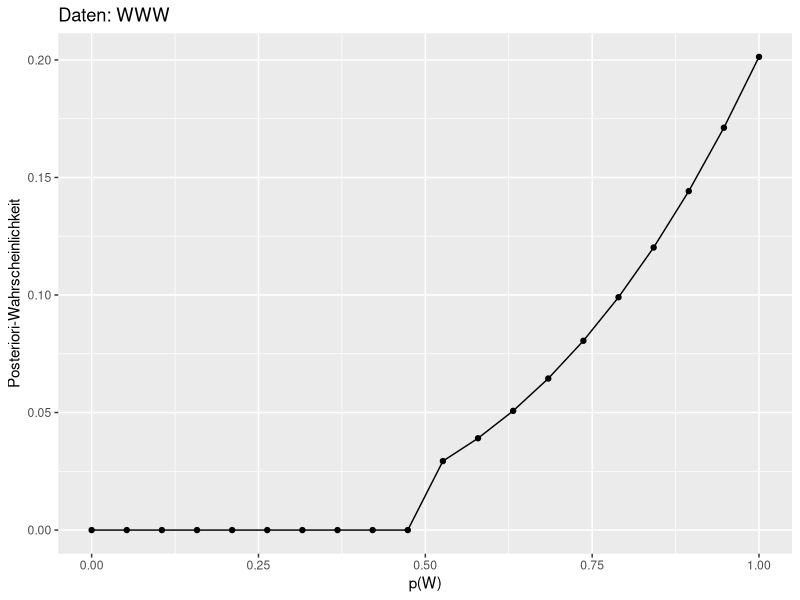
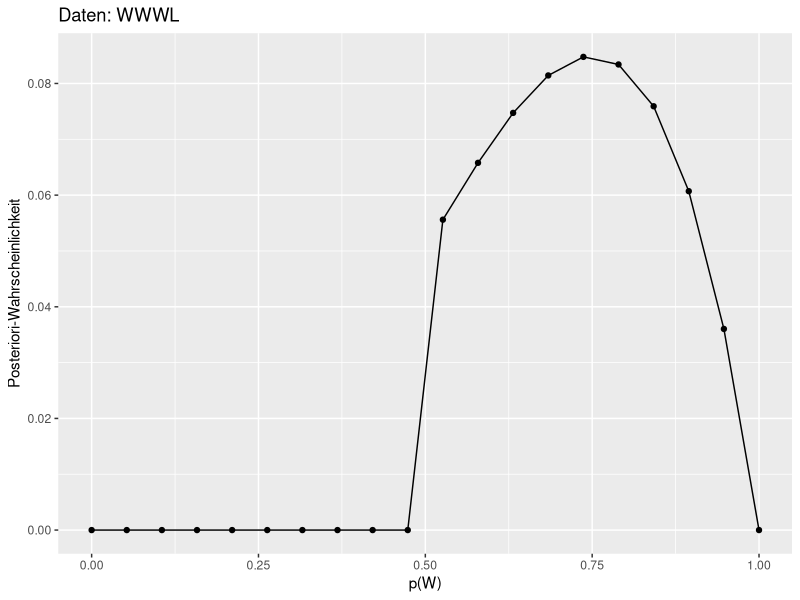
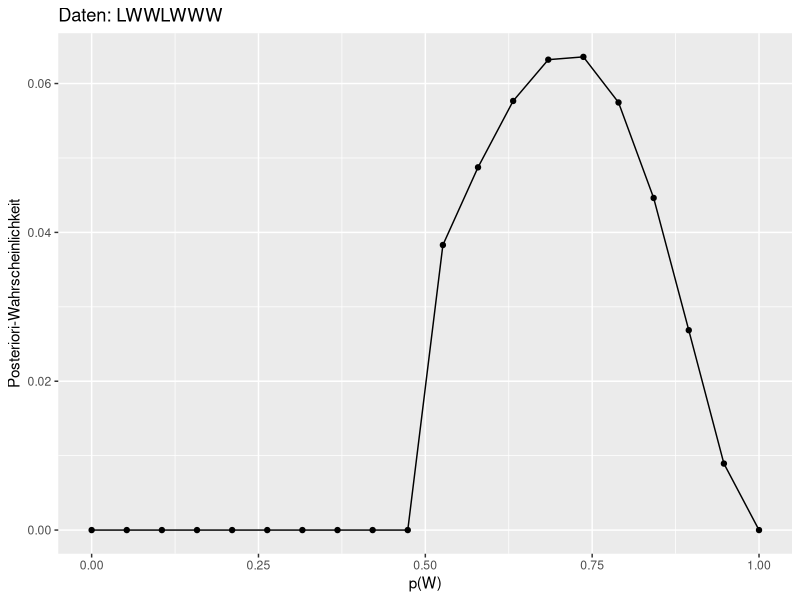
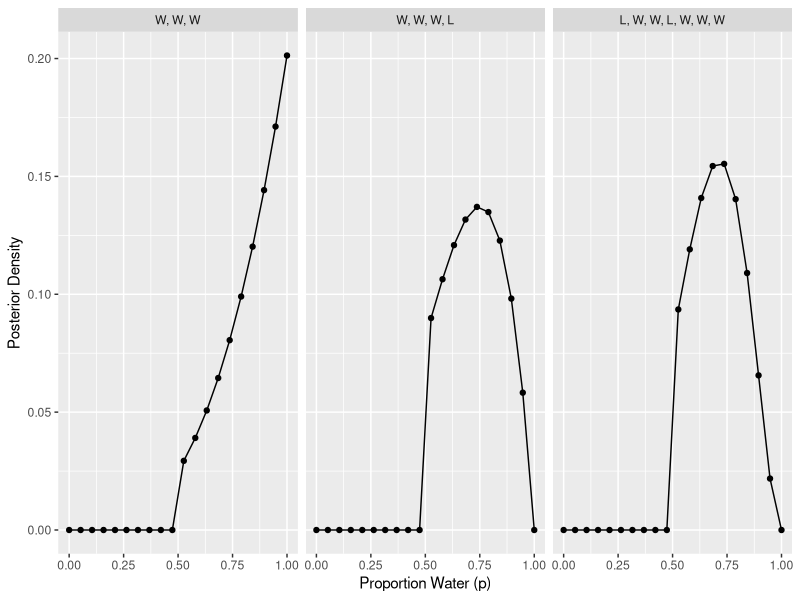

Write R code to recreate these figures, in order.
## ---- chunk 1
library(tidyverse)
## ---- chunk 2
knitr::opts_chunk$set(fig.pos = 'H',
                      fig.asp = 0.618,
                      fig.width = 4,
                      fig.cap = "", 
                      fig.path = "",
                      message = FALSE,
                      warning = FALSE,
                     # out.width = "100%",
                      cache = TRUE)
## ---- chunk 3
library(tidyverse)

dist <- 
  tibble(
    # Gridwerte bestimmen:
    p_grid = seq(from = 0, to = 1, length.out = 20),
    # Priori-Wskt bestimmen:
    prior  = case_when(
      p_grid < 0.5 ~ 0,
      p_grid >= 0.5 ~ 1)) %>%
  mutate(
    # Likelihood berechnen:
    likelihood_1 = dbinom(3, size = 3, prob = p_grid),
    likelihood_2 = dbinom(3, size = 4, prob = p_grid),
    likelihood_3 = dbinom(5, size = 7, prob = p_grid),
    # unstand. Posterior-Wskt:
    unstand_post_1 = likelihood_1 * prior,
    unstand_post_2 = likelihood_2 * prior,
    unstand_post_3 = likelihood_3 * prior,
    # stand. Post-Wskt:
    std_post_1 = unstand_post_1 / sum(unstand_post_1),
    std_post_2 = unstand_post_2 / sum(unstand_post_1),
    std_post_3 = unstand_post_3 / sum(unstand_post_1)
    ) 


## ---- chunk 4
ggplot(dist) +
  aes(x = p_grid, y= std_post_1) +
  geom_line()+
  geom_point() +
  labs(x = "p(W)",
       y = "Posteriori-Wahrscheinlichkeit",
       title = "Daten: WWW")


## ---- chunk 5
ggplot(dist) +
  aes(x = p_grid, y= std_post_2) +
  geom_line()+
  geom_point() +
  labs(x = "p(W)",
       y = "Posteriori-Wahrscheinlichkeit",
       title = "Daten: WWWL")


## ---- chunk 6
ggplot(dist) +
  aes(x = p_grid, y= std_post_3) +
  geom_line()+
  geom_point() +
  labs(x = "p(W)",
       y = "Posteriori-Wahrscheinlichkeit",
       title = "Daten: LWWLWWW")
## ---- chunk 7
dist <- tibble(p_grid = seq(from = 0, to = 1, length.out = 20)) %>%
  mutate(prior = case_when(
    p_grid < 0.5 ~ 0L,
    TRUE ~ 1L),
    likelihood_1 = dbinom(3, size = 3, prob = p_grid),
    likelihood_2 = dbinom(3, size = 4, prob = p_grid),
    likelihood_3 = dbinom(5, size = 7, prob = p_grid),
    across(starts_with("likelihood"), ~ .x * prior),
    across(starts_with("likelihood"), ~ .x / sum(.x))) %>%
  pivot_longer(cols = starts_with("likelihood"), names_to = "pattern",
               values_to = "posterior") %>%
  separate(pattern, c(NA, "pattern"), sep = "_", convert = TRUE) %>%
  mutate(obs = case_when(pattern == 1L ~ "W, W, W",
                         pattern == 2L ~ "W, W, W, L",
                         pattern == 3L ~ "L, W, W, L, W, W, W"))

ggplot(dist, aes(x = p_grid, y = posterior)) +
  facet_wrap(vars(fct_inorder(obs)), nrow = 1) +
  geom_line() +
  geom_point() +
  labs(x = "Proportion Water (p)", y = "Posterior Density")
